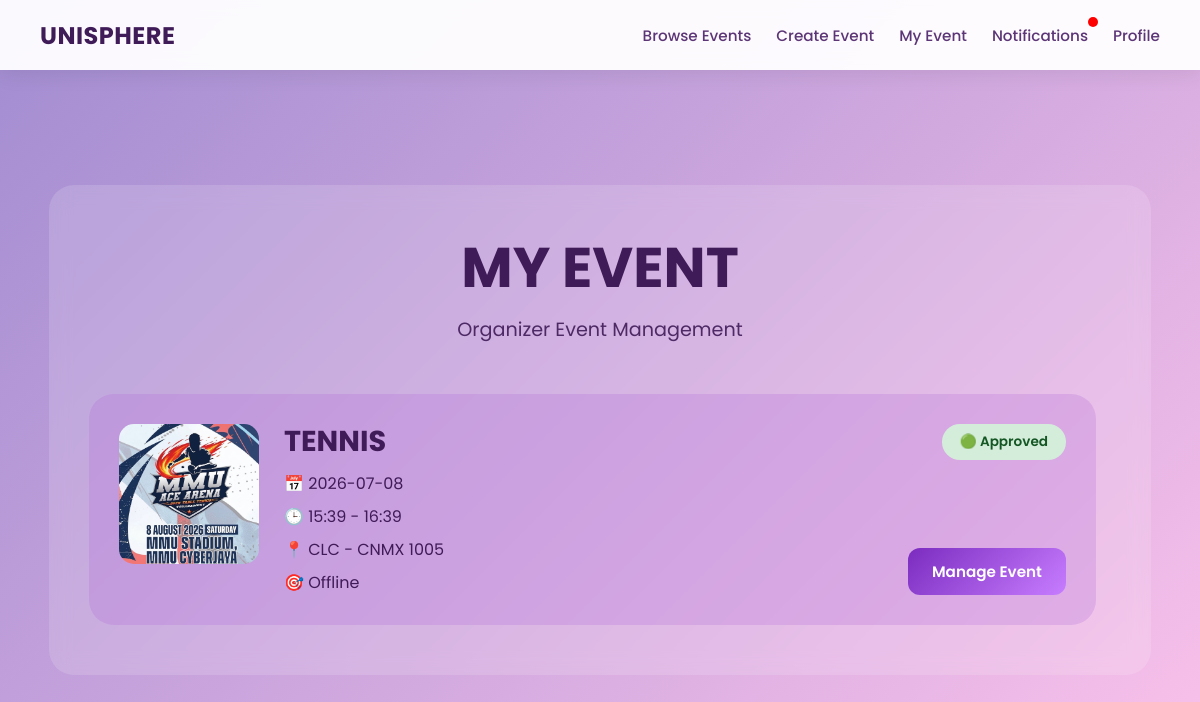
The app's page /my_event (signed in), older data.
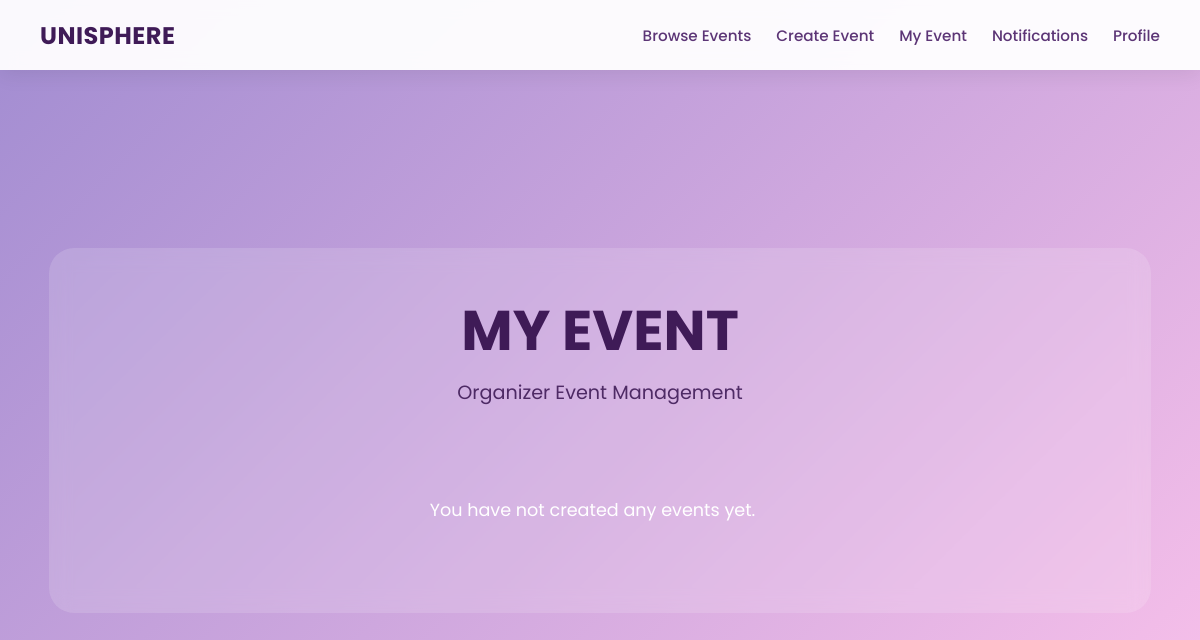
The same page, newer data.
### tables this page shows
CREATE TABLE events (
    event_id INTEGER PRIMARY KEY AUTOINCREMENT,
    event_poster TEXT,                   -- new column for event poster URL/path
    event_name TEXT NOT NULL,
    event_description TEXT NOT NULL,
    start_date DATE NOT NULL,
    end_date DATE NOT NULL,
    start_time TIME NOT NULL,
    end_time TIME NOT NULL,
    event_mode TEXT NOT NULL CHECK(event_mode IN ('online', 'offline', 'hybrid')),
    main_location TEXT NOT NULL,         -- corresponds to id="mainloc"
    general_location TEXT,               -- optional, only for general locations
    faculty_wing TEXT,                   -- optional, only for faculty path
    specific_location TEXT,              -- optional, only for faculty path
    participation_option TEXT NOT NULL CHECK(participation_option IN ('unlimited', 'limited')),
    limited_max_participants INTEGER,    -- optional, only for limited participation
    event_link TEXT,
    student_id varchar(10) NOT NULL,
    event_status TEXT DEFAULT 'Pending' CHECK(event_status IN ('Pending', 'Approved', 'Redo')),
    admin_remark TEXT,
    FOREIGN KEY (student_id) REFERENCES organizer_details(student_id)
);

### app.py (the view)
@app.route('/my_event')
def my_event():
    username = session.get('user')
    conn = get_db_connection()
    cursor = conn.cursor()
    cursor.execute(
        "SELECT student_id, role FROM users_general WHERE username = ?",
        (username,)
    )
    user = cursor.fetchone()
    if not user:
        conn.close()
        return redirect(url_for('login'))
    if user['role'] != 'organizer':
        conn.close()
        return redirect(url_for('dashboard'))
    cursor.execute("""SELECT * FROM events WHERE student_id = ?""", (user['student_id'],))
    events = cursor.fetchall()
    conn.close()
    return render_template('my_event.html',user=user, events=events)

### app.py (called while the page is built)
def get_db_connection():
    conn = sqlite3.connect('database.db')
    conn.row_factory = sqlite3.Row
    conn.execute("PRAGMA foreign_keys = 1")
    return conn

@app.context_processor
def inject_notifications():
    if 'student_id' not in session:
        return dict(unread_notifications=0)
    conn = get_db_connection()
    cursor = conn.cursor()
    cursor.execute("SELECT COUNT(*) AS total FROM notifications WHERE student_id = ? AND is_read = 0",
    (session['student_id'],))
    result = cursor.fetchone()
    conn.close()
    return dict(unread_notifications=result['total'])

### templates/my_event.html (shortened to what the changed rows need)
<!DOCTYPE html>
<html>
    <head>
    </head>
    <body>
        <nav class="navbar">
            <div class="navbar-links">
                {% if session.get('role') == 'user' %}
                    <a href="/eventbrowsing">Browse Events</a>
                    <a href="/be_organizer">Become Organizer</a>
                    <a href="/notifications" class="notification-link">
                        Notifications
                        {% if unread_notifications > 0 %}
                            <span class="notification-dot"></span>
                        {% endif %}
                    </a>
                    <a href="/user_dashboard">Profile</a>
                {% elif session.get('role') == 'organizer' %}
                    <a href="/notifications" class="notification-link">
                        Notifications
                        {% if unread_notifications > 0 %}
                            <span class="notification-dot"></span>
                        {% endif %}
                    </a>
                {% endif %}
            </div>
        </nav>
        <div class="dashb">
            <h1 class="title">MY EVENT</h1>
            <div class="manageevents-container">
                {% if events %}
                    {% for event in events %}
                    <div class="manageevent-card">
                        {% if event['event_poster'] %}
                            <img src="{{ url_for('static', filename='eventPoster/' + event['event_poster']) }}" class="manageevent-poster">
                        {% else %}
                            <div class="manageevent-poster-fallback">
                                🖼️ No Poster<br>Uploaded
                            </div>
                        {% endif %}
                        <div class="manageevent-info">
                            <h3>{{ event['event_name'] }}</h3>
                            <div class="event-meta">
                                {% set same_day = (event['start_date'] == event['end_date']) %}
                                {% if same_day %}
                                    <p>📅 {{ event['start_date'] }}</p>
                                    <p>🕒 {{ event['start_time'] }} - {{ event['end_time'] }}</p>
                                {% else %}
                                    <p>📅 Start: {{ event['start_date'] }}, {{ event['start_time'] }}</p>
                                    <p>📅 End: {{ event['end_date'] }}, {{ event['end_time'] }}</p>
                                {% endif %}
                                {% if event['general_location'] %}
                                    <p>📍 {{ event['general_location'] }}</p>
                                {% elif event['main_location'] == "CLC" %}
                                    <p>📍 {{ event['main_location'] }} - {{ event['specific_location'] }}</p>
                                {% else %}
                                    <p>📍 {{ event['main_location'] }}, {{ event['faculty_wing'] }} - {{ event['specific_location'] }}</p>
                                {% endif %}
                                <p>🎯 {{ event['event_mode']|title }}</p>
                            </div>
                        </div>
                        <div class="event-action-area">
                            {% if event['event_status'] == 'Redo' %}
                                <div class="status-badge redo">🔴 Redo Required</div>
                            {% elif event['event_status'] == 'Pending' %}
                                <div class="status-badge pending">🟡 Pending Review</div>
                            {% elif event['event_status'] == 'Approved' %}
                                <div class="status-badge approved">🟢 Approved</div>
                            {% endif %}
                            <a href="{{ url_for('my_event_manage', event_id=event['event_id']) }}">
                                <button class="manage-btn">Manage Event</button>
                            </a>
                        </div>
                    </div>
                    {% endfor %}
                {% else %}
                    <p class="no-events">You have not created any events yet.</p>
                {% endif %}
            </div>
        </div>
    </body>
</html>

Row changes from the older to the newer data that the page shows:
removed events: event_poster (picture), event_name "TENNIS", start_date "2026-07-08", start_time "15:39", end_time "16:39", main_location "CLC", specific_location "CNMX 1005", event_mode "Offline", event_status "🟢 Approved"
Text that changed along with them:
text now shown: "You have not created any events yet."
